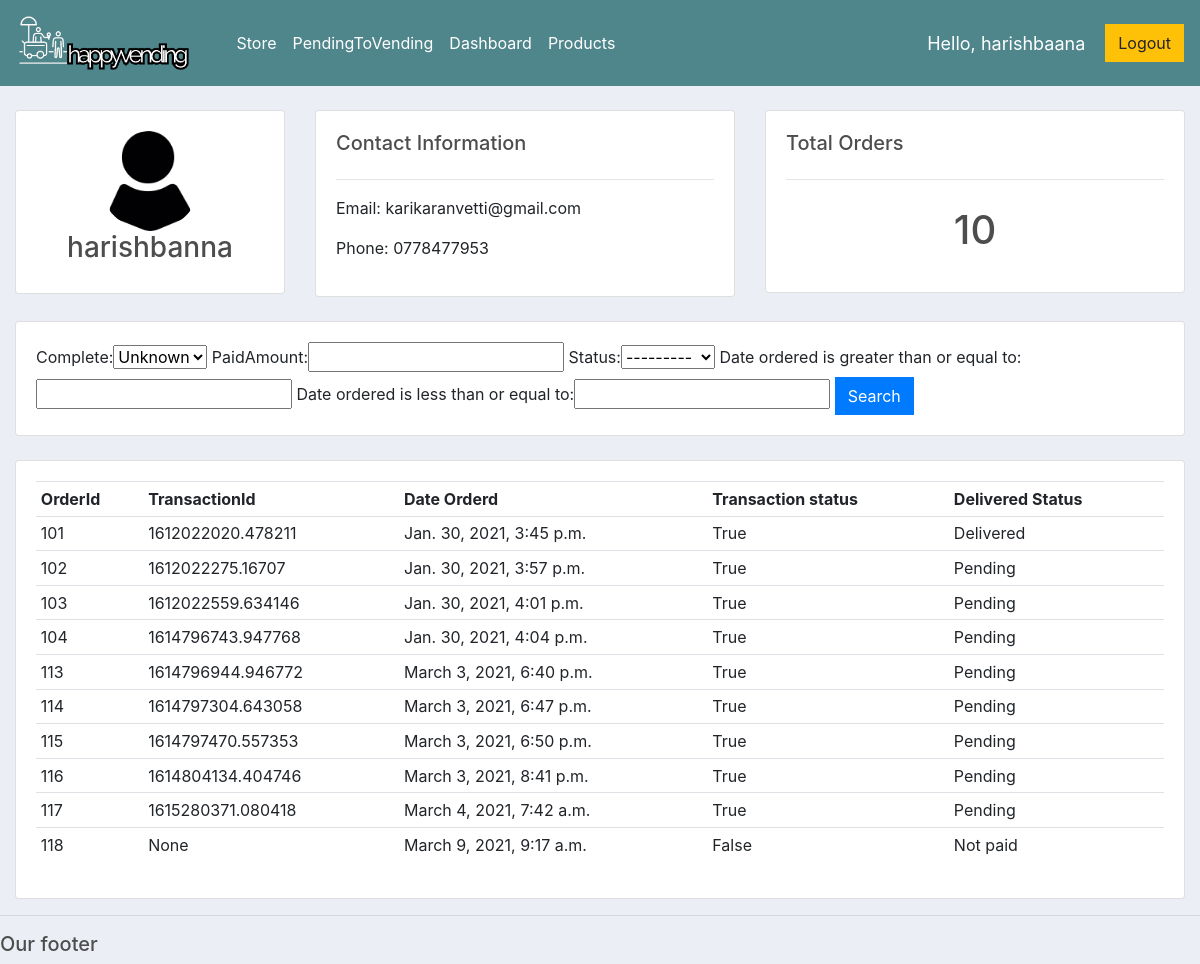
The page /account/customer/8/ (signed in) on the database its author committed.
### store/models.py (models this page shows, shortened)
class Customer(models.Model):
	user = models.OneToOneField(User, null=True, blank=True, on_delete=models.CASCADE)
	name = models.CharField(max_length=200, null=True)
	email = models.CharField(max_length=200)
	phone = models.CharField(max_length=200, null=True)
	profile_pic= models.ImageField(default= "profile1.png"	,null=True,blank=True)
	def __str__(self):
		return self.name

class Order(models.Model):
	STATUS = (
			('Not paid', 'Not paid'),
			('Pending', 'Pending'),
			('Delivered', 'Delivered'),
			)
	customer = models.ForeignKey(Customer, on_delete=models.SET_NULL, null=True, blank=True)
	date_ordered = models.DateTimeField(auto_now_add=True)
	complete = models.BooleanField(default=False)
	paidAmount = models.IntegerField(default=0, null=True, blank=True)
	transaction_id = models.CharField(max_length=100, null=True)
	status = models.CharField(default='Not paid',max_length=200, null=True, choices=STATUS)
	def __str__(self):
		return str(self.id)

### account/decorators.py (the view)
		def wrapper_func(request, *args, **kwargs):
			group = None
			if request.user.groups.exists():
				group = request.user.groups.all()[0].name
			if group in allowed_roles:
				return view_func(request, *args, **kwargs)
			else:
				return HttpResponse('You are not authorized to view this page')

### account/views.py (called while the page is built)
@login_required(login_url='login')
@allowed_users(allowed_roles=['admin'])
def customer(request, pk_test):
	customer = Customer.objects.get(id=pk_test)
	orders = customer.order_set.all()
	order_count = orders.count()
	myFilter = OrderFilter(request.GET, queryset=orders)   # add to the filter django method
	orders = myFilter.qs
	context = {'customer':customer, 'orders':orders, 'order_count':order_count, 'myFilter':myFilter}
	print('data:',context)
	return render(request, 'account/customer.html',context)

### store/templates/account/customer.html (shortened to what this page needs)
{%  extends 'account/main.html' %}
{% block content %}
	<br>
<div class="row">
	<div class="col-md-3">
		<div class="card card-body">
			<img class="profile-pic1" src="{{customer.profile_pic.url}}" >
			<h3 style="text-align: center">{{customer.name}}</h3>
		</div>
	</div>
	<div class="col-md">
		<div class="card card-body">
			<h5>Contact Information</h5>
			<hr>
			<p>Email: {{customer.email}}</p>
			<p>Phone: {{customer.phone}}</p>
		</div>
	</div>
	<div class="col-md">
		<div class="card card-body">
			<h5>Total Orders</h5>
			<hr>
			<h1 style="text-align: center;padding: 10px">{{order_count}}</h1>
		</div>
	</div>
</div>
<br>
<div class="row">
	<div class="col">
		<div class="card card-body">
			<form method="get">
				{{myFilter.form}}
		    <button class="btn btn-primary" type="submit">Search</button>
		  </form>
		</div>
	</div>
</div>
<br>
<div class="row">
	<div class="col-md">
		<div class="card card-body">
			<table class="table table-sm">
				<tr>
					<th>OrderId</th>
					<th>TransactionId</th>
					<th>Date Orderd</th>
					<th>Transaction status</th>
					<th>Delivered Status</th>
				</tr>
				{% for order in orders %}
				<tr>
					<td>{{order.id}}</td>
					<td>{{order.transaction_id}}</td>
					<td>{{order.date_ordered}}</td>
					<td>{{order.complete}}</td>
					<td>{{order.status}}</td>
				</tr>
				{% endfor %}
			</table>
		</div>
	</div>
</div>
{% endblock %}

### store/templates/account/navbar.html (shortened to what this page needs)
{% load static %}
<nav class="navbar navbar-expand-lg navbar-dark bg-dark">
  <a class="navbar-brand" href="{% url 'store' %}"><img style="height: 60px" src="{% static 'images/logo.png' %}" alt="Giri"></a>
  <div class="collapse navbar-collapse" id="navbarNav">
    <ul class="navbar-nav" style=" position: relative;
    left: 20px">
    {% if request.user.is_staff %}
    <li class="nav-item active">
          <a class="nav-link" href="{% url 'store' %}">Store <span class="sr-only">(current)</span></a>
        </li>
        <li class="nav-item active">
            <a class="nav-link" href="{% url 'process_QR' %}">PendingToVending<span class="sr-only">(current)</span></a>
          </li>
      <li class="nav-item active">
          <a class="nav-link" href="{% url 'home' %}">Dashboard</a>
      </li>
      <li class="nav-item active">
       <a class="nav-link" href="{% url 'products' %}">Products</a>
      </li>
      {% endif %}
    </ul>
  </div>
   <span class="hello-msg">Hello, {{request.user}}</span>
  <span ><a  class="btn btn-warning" href="{% url 'logout' %}">Logout</a></span>
</nav>

### static/css/main.css (style rules this page uses)
h1,h2,h3,h4,h5,h6 { color:hsl(0, 0%, 30%); }
.bg-dark { background-color: #4f868c!important; }
.btn { border-radius: 0; }

### static/css/main2.css (style rules this page uses)
body { background-color: #ebeff5; }

### store/templates/account/navbar.html (style rules this page uses)
.hello-msg { font-size: 18px; color: #fff; margin-right: 20px; }

### store/templates/account/customer.html (style rules this page uses)
.profile-pic1 { max-width: 100px; max-height:100px; margin: 0 auto; border-radius: 50%; }

### rows shown on the page
Customer: profile_pic (picture), name "harishbanna", email "karikaranvetti@gmail.com", phone "0778477953"
Order: id "101", transaction_id "1612022020.478211", date_ordered "Jan. 30, 2021, 3:45 p.m.", complete "True", status "Delivered"
Order: id "102", transaction_id "1612022275.16707", date_ordered "Jan. 30, 2021, 3:57 p.m.", complete "True", status "Pending"
Order: id "103", transaction_id "1612022559.634146", date_ordered "Jan. 30, 2021, 4:01 p.m.", complete "True", status "Pending"
Order: id "104", transaction_id "1614796743.947768", date_ordered "Jan. 30, 2021, 4:04 p.m.", complete "True", status "Pending"
Order: id "113", transaction_id "1614796944.946772", date_ordered "March 3, 2021, 6:40 p.m.", complete "True", status "Pending"
Order: id "114", transaction_id "1614797304.643058", date_ordered "March 3, 2021, 6:47 p.m.", complete "True", status "Pending"
Order: id "115", transaction_id "1614797470.557353", date_ordered "March 3, 2021, 6:50 p.m.", complete "True", status "Pending"
Order: id "116", transaction_id "1614804134.404746", date_ordered "March 3, 2021, 8:41 p.m.", complete "True", status "Pending"
Order: id "117", transaction_id "1615280371.080418", date_ordered "March 4, 2021, 7:42 a.m.", complete "True", status "Pending"
Order: id "118", transaction_id "None", date_ordered "March 9, 2021, 9:17 a.m.", complete "False", status "Not paid"

### other values the page prints
{{ request.user }} "harishbaana"
{{ order_count }} "10"
